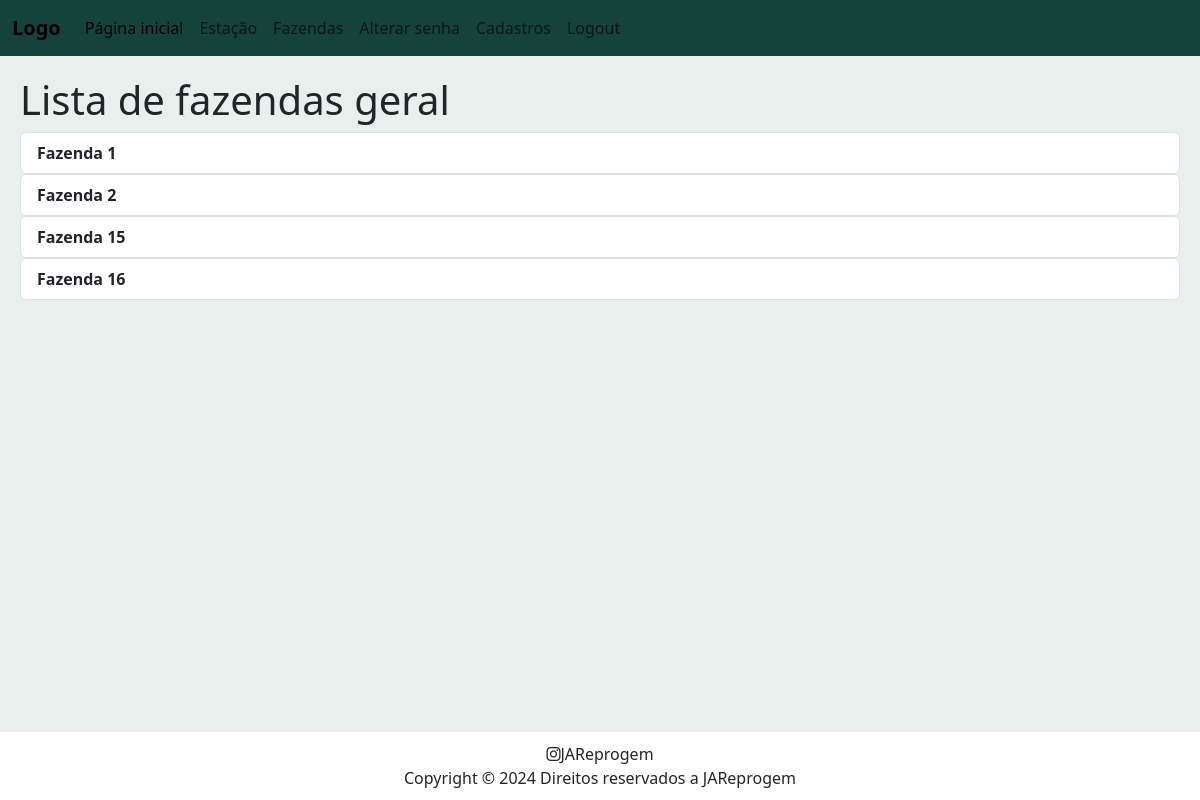
Before: /farm/ (signed in) with the older database file.
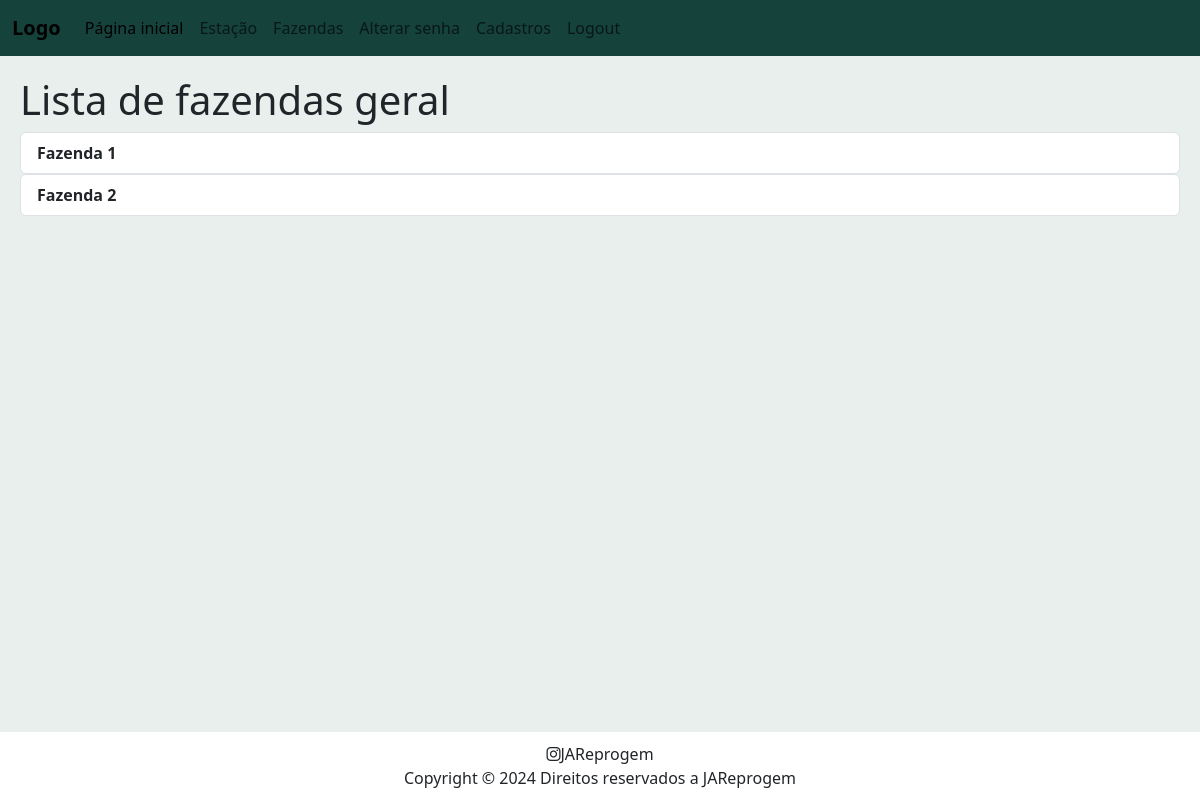
After: the same page with the newer database file.
### farm/models.py (models this page shows, shortened)
class Farm(models.Model):
    farm_name = models.CharField(max_length=200)
    farm_brand = models.ImageField(default="defaultlogo.jpg", upload_to="farm_logos")
    farm_acronym = models.CharField(max_length=4, default="")
    farm_owner = models.CharField(max_length=200)
    farm_location = models.CharField(max_length=200)

### farm/views.py (the view)
# urls.py: path("", views.farm_index, name="farm_index"),
@login_required
def farm_index(request, season_id=None):
    farm_list = None
    season = None
    if season_id is None:
        farm_list = Farm.objects.all()
    else:
        season = Season.objects.get(id=season_id)
        farm_list = season.farms.all()
    context = {
        "season": season,
        "farm_list": farm_list,
    }
    return render(request, "farm/farm-index.html", context)

### farm/templates/farm/farm-index.html (shortened to what this page needs)
{% extends 'farm/base.html' %}
    {% block body %}
        {% if season %}
            <h1>Lista de fazendas da {{ season.season_name }}</h1>
            {% if farm_list %}
                {% for farm in farm_list %}
                    <div>
                        <ul class="list-group">
                            <li class="list-group-item">
                                <a href="{% url 'farm_detail' farm.id season.id %}">{{ farm.farm_name }} -- {{ farm.id }} </a>
                            </li>
                        </ul>
                    </div>
                {% endfor %}
            {% else %}
                <h2>Nenhuma fazenda cadastrada</h2>
            {% endif %}
        {% else %}
            <h1>Lista de fazendas geral</h1>
            {% if farm_list %}
                {% for farm in farm_list %}
                    <div>
                        <ul class="list-group">
                            <li class="list-group-item">
                                <a href="{% url 'farm_detail' farm.id %}">{{ farm.farm_name }}</a>
                            </li>
                        </ul>
                    </div>
                {% endfor %}
            {% endif %}
        {% endif %}
    {% endblock %}

Changed rows visible on the page:
removed Farm: farm_name "Fazenda 15"
removed Farm: farm_name "Fazenda 16"
